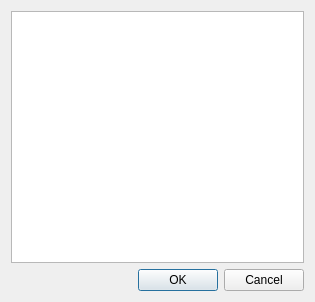
<?xml version="1.0" encoding="UTF-8"?>
<ui version="4.0">
 <class>Dialog</class>
 <widget class="QDialog" name="Dialog">
  <property name="geometry">
   <rect>
    <x>0</x>
    <y>0</y>
    <width>315</width>
    <height>302</height>
   </rect>
  </property>
  <property name="windowTitle">
   <string>Select equivalent datasets for linking</string>
  </property>
  <layout class="QGridLayout" name="gridLayout">
   <item row="0" column="0">
    <widget class="QListWidget" name="data_objects">
     <property name="selectionMode">
      <enum>QAbstractItemView::MultiSelection</enum>
     </property>
     <property name="selectionBehavior">
      <enum>QAbstractItemView::SelectRows</enum>
     </property>
    </widget>
   </item>
   <item row="1" column="0">
    <widget class="QDialogButtonBox" name="buttonBox">
     <property name="orientation">
      <enum>Qt::Horizontal</enum>
     </property>
     <property name="standardButtons">
      <set>QDialogButtonBox::Cancel|QDialogButtonBox::Ok</set>
     </property>
    </widget>
   </item>
  </layout>
 </widget>
 <resources/>
 <connections>
  <connection>
   <sender>buttonBox</sender>
   <signal>accepted()</signal>
   <receiver>Dialog</receiver>
   <slot>accept()</slot>
   <hints>
    <hint type="sourcelabel">
     <x>248</x>
     <y>254</y>
    </hint>
    <hint type="destinationlabel">
     <x>157</x>
     <y>274</y>
    </hint>
   </hints>
  </connection>
  <connection>
   <sender>buttonBox</sender>
   <signal>rejected()</signal>
   <receiver>Dialog</receiver>
   <slot>reject()</slot>
   <hints>
    <hint type="sourcelabel">
     <x>316</x>
     <y>260</y>
    </hint>
    <hint type="destinationlabel">
     <x>286</x>
     <y>274</y>
    </hint>
   </hints>
  </connection>
 </connections>
</ui>
